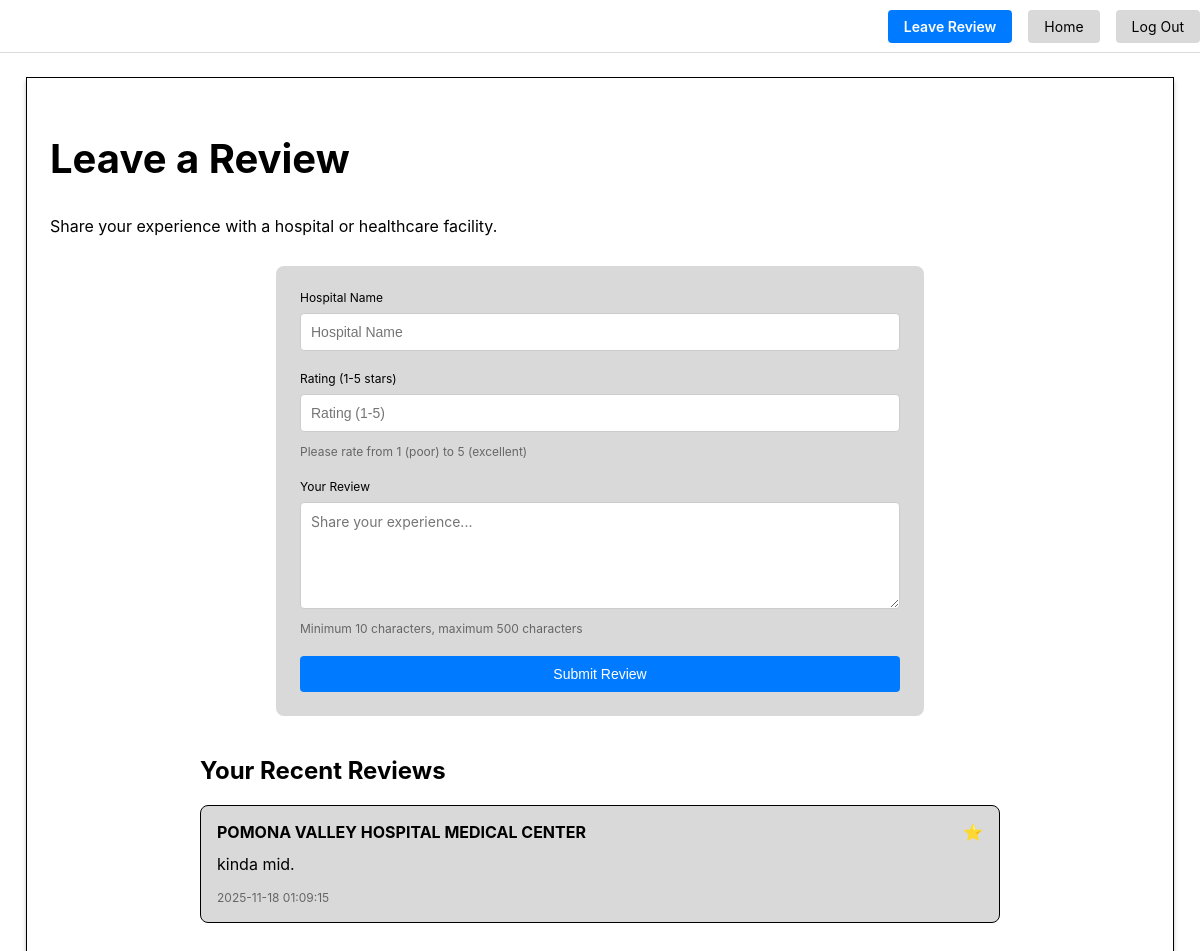
/review (signed in), run on an earlier commit of the app's database.
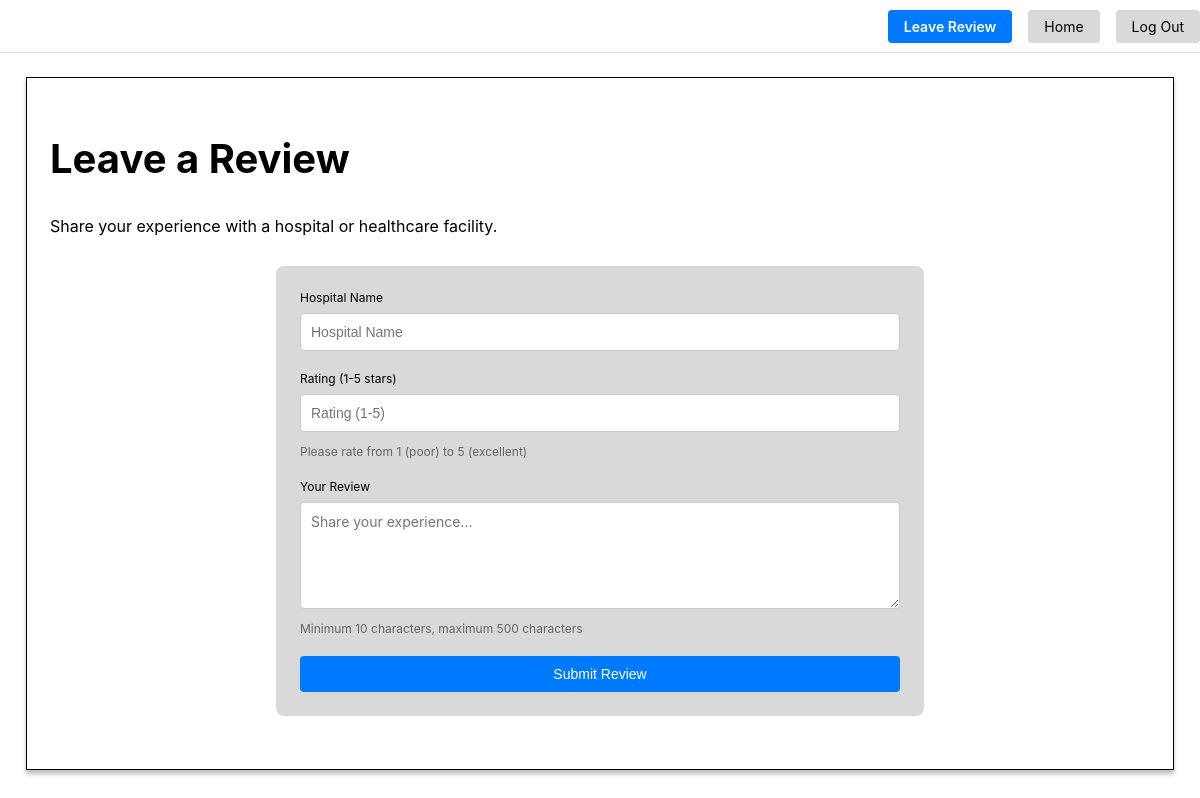
And on a later commit of the database.
### app.py (models this page shows)
class Review(db.Model):
    __tablename__ = 'review'
    id = db.Column(db.Integer, primary_key=True)
    hospital_name = db.Column(db.String(100), nullable=False)
    user_id = db.Column(db.Integer, db.ForeignKey('user.id'), nullable=False)
    rating = db.Column(db.Integer, nullable=False)
    comment = db.Column(db.String(500), nullable=False)
    created_at = db.Column(db.String(50), nullable=False)

### app.py (the view, shortened to what this page needs)
@app.route('/review', methods=['GET', 'POST'])
@login_required
@roles_accepted('User', 'Admin')
def review():
    form = ReviewForm()
    user_reviews = Review.query.filter_by(user_id=current_user.id).order_by(Review.created_at.desc()).limit(5).all()
    return render_template('review.html', form=form, user_reviews=user_reviews)

### app.py
class ReviewForm(FlaskForm):
    hospital_name = StringField(validators=[
                           InputRequired(), Length(min=2, max=100)], render_kw={"placeholder": "Hospital Name"})
    rating = IntegerField(validators=[
                           InputRequired(), NumberRange(min=1, max=5)], render_kw={"placeholder": "Rating (1-5)"})
    comment = TextAreaField(validators=[
                           InputRequired(), Length(min=10, max=500)], render_kw={"placeholder": "Share your experience..."})

### app.py (called while the page is built)
    @property
    def is_admin(self):
        return self.roles == Role.query.filter(Role.id == 1).limit(1).all()

### templates/review.html (shortened to what this page needs)
{% extends 'base.html' %}
{% block content %}
  <div class="catalog-shell">
    <h1 class="catalog-title">Leave a Review</h1>
    <p>Share your experience with a hospital or healthcare facility.</p>
    <div class="review-form-container">
      <form method="POST" action="{{ url_for('review') }}" class="review-form">
        <div class="form-group">
          <label for="hospital_name">Hospital Name</label>
          {{ form.hospital_name(class="form-input") }}
        </div>
        <div class="form-group">
          <label for="rating">Rating (1-5 stars)</label>
          {{ form.rating(class="form-input", type="number", min="1", max="5") }}
          <small>Please rate from 1 (poor) to 5 (excellent)</small>
        </div>
        <div class="form-group">
          <label for="comment">Your Review</label>
          {{ form.comment(class="form-textarea", rows="5") }}
          <small>Minimum 10 characters, maximum 500 characters</small>
        </div>
        <button type="submit" class="btn-primary">Submit Review</button>
      </form>
    </div>
    {% if user_reviews %}
    <div class="previous-reviews">
      <h2>Your Recent Reviews</h2>
      {% for review in user_reviews %}
      <div class="review-card">
        <div class="review-header">
          <strong>{{ review.hospital_name }}</strong>
          <span class="review-rating">{{ '⭐' * review.rating }}</span>
        </div>
        <p class="review-comment">{{ review.comment }}</p>
        <small class="review-date">{{ review.created_at }}</small>
      </div>
      {% endfor %}
    </div>
    {% endif %}
  </div>
{% endblock %}

### templates/base.html (shortened to what this page needs)
<!doctype html>
<html lang="en">
<head>
  <link rel="stylesheet" href="{{ url_for('static', filename='css/style.css') }}">
</head>
<body>
  <section class="section">
    <div class="container">
      <nav class="level">
        <div class="level-right">
          {% if not current_user.is_authenticated %}
          <div class="level-item">
            <a href="{{ url_for('login') }}">Log In</a>
          </div>
          <div class="level-item">
            <a href="{{ url_for('signup') }}">Sign Up</a>
          </div>
          {% else %}
          <div class="level-item">
            {% if current_user.is_admin %}
              <a href="{{ url_for('admin_panel') }}" class="admin-review-btn">Admin Panel</a>
            {% else %}
              <a href="{{ url_for('review') }}" class="admin-review-btn">Leave Review</a>
            {% endif %}
          </div>
          <div class="level-item">
            <a href="{{ url_for('home') }}">Home</a>
          </div>
          <div class="level-item">
            <a href="{{ url_for('logout') }}">Log Out</a>
          </div>
          {% endif %}
        </div>
      </nav>
      {% block content %}{% endblock %}
    </div>
  </section>
</body>
</html>

### static/css/style.css (style rules this page uses)
:root { --bg: #FFFFFF; --border: #000000; --muted: #D9D9D9; --muted-2: #C3CBDB; --text: #000000; --primary: #007bff; --font-inter: Inter, system-ui, -apple-system, 'Segoe UI', Roboto, 'Helvetica Neue', Arial; }
body { font-family: var(--font-inter); color: var(--text); margin: 0; padding: 0; }
.level { display: flex; justify-content: space-between; align-items: center; padding: 16px 0; border-bottom: 1px solid var(--muted); margin-bottom: 24px; }
.level-left, .level-right { display: flex; gap: 16px; align-items: center; }
.level-item a { color: var(--text); text-decoration: none; padding: 8px 16px; background: var(--muted); border-radius: 4px; font-size: 14px; transition: background 0.2s; }
.admin-review-btn { background: var(--primary) !important; color: white !important; font-weight: 600; }
.catalog-shell { background: var(--bg); box-shadow: 0 4px 4px rgba(0, 0, 0, 0.25); outline: 1px solid var(--border); outline-offset: -1px; padding: 24px; max-width: 1100px; margin: 0 auto; }
.catalog-title { font-size: 40px; }
.btn-primary { padding: 10px 20px; background: var(--primary); color: white; border: none; border-radius: 4px; cursor: pointer; font-size: 14px; }
.form-input { padding: 10px; border: 1px solid #ccc; border-radius: 4px; min-width: 160px; font-size: 14px; }
.form-group { display: flex; flex-direction: column; gap: 8px; }
.form-group label { font-size: 12px; }
.review-form-container { max-width: 600px; margin: 30px auto; background: var(--muted); padding: 24px; border-radius: 8px; }
.review-form { display: flex; flex-direction: column; gap: 20px; }
.form-textarea { padding: 10px; border: 1px solid #ccc; border-radius: 4px; font-family: var(--font-inter); font-size: 14px; resize: vertical; width: 100%; box-sizing: border-box; }
.form-group small { color: #666; font-size: 12px; margin-top: 4px; }

What changed in the data, as far as the page shows it:
removed Review: hospital_name "POMONA VALLEY HOSPITAL MEDICAL CENTER", rating "⭐", comment "kinda mid.", created_at "2025-11-18 01:09:15"
Also different on the page:
text no longer shown: "Your Recent Reviews"
